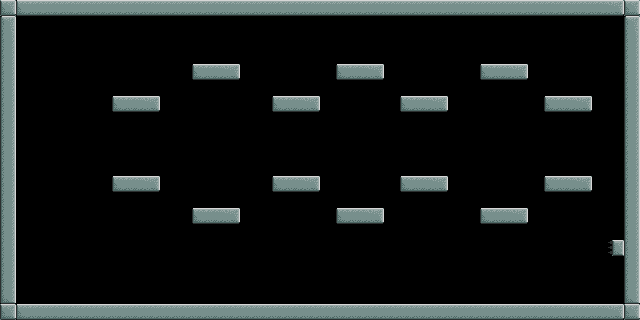

The image is a tile-based game level rendered from a .tmx file. Its description and source (layers, tilesets, objects; grid data summarised) follow:
An orthogonal 40x20 tile map with 16x16 px tiles, 1 tile layer (Tiles) and 41 objects (37x Laser, 3x Coin, End).

<map version="1.0" orientation="orthogonal" width="40" height="20" tilewidth="16" tileheight="16">
 <tileset firstgid="1" source="../images/tiles.tsx" />
 <layer name="Tiles" width="40" height="20" opacity="0.9">
  <data>[800 cells, 159 non-empty, 8 distinct tile ids]</data>
 </layer>
 <objectgroup name="" width="40" height="20">
  <object type="End" gid="30" x="592" y="288" />
  <object type="Laser" gid="41" x="592" y="256">
   <properties>
    <property name="ID" value="0" />
    <property name="reverted" value="0" />
    <property name="verticle" value="1" />
   </properties>
  </object>
  <object type="Coin" gid="40" x="128" y="272" />
  <object type="Coin" gid="40" x="496" y="160" />
  <object type="Coin" gid="40" x="208" y="160" />
  <object type="Laser" gid="41" x="576" y="256">
   <properties>
    <property name="ID" value="0" />
    <property name="reverted" value="0" />
    <property name="verticle" value="1" />
   </properties>
  </object>
  <object type="Laser" gid="41" x="544" y="256">
   <properties>
    <property name="ID" value="0" />
    <property name="reverted" value="0" />
    <property name="verticle" value="1" />
   </properties>
  </object>
  <object type="Laser" gid="41" x="560" y="256">
   <properties>
    <property name="ID" value="0" />
    <property name="reverted" value="0" />
    <property name="verticle" value="1" />
   </properties>
  </object>
  <object type="Laser" gid="41" x="496" y="256">
   <properties>
    <property name="ID" value="0" />
    <property name="reverted" value="0" />
    <property name="verticle" value="1" />
   </properties>
  </object>
  <object type="Laser" gid="41" x="480" y="256">
   <properties>
    <property name="ID" value="0" />
    <property name="reverted" value="0" />
    <property name="verticle" value="1" />
   </properties>
  </object>
  <object type="Laser" gid="41" x="512" y="256">
   <properties>
    <property name="ID" value="0" />
    <property name="reverted" value="0" />
    <property name="verticle" value="1" />
   </properties>
  </object>
  <object type="Laser" gid="41" x="528" y="256">
   <properties>
    <property name="ID" value="0" />
    <property name="reverted" value="0" />
    <property name="verticle" value="1" />
   </properties>
  </object>
  <object type="Laser" gid="41" x="400" y="256">
   <properties>
    <property name="ID" value="0" />
    <property name="reverted" value="0" />
    <property name="verticle" value="1" />
   </properties>
  </object>
  <object type="Laser" gid="41" x="384" y="256">
   <properties>
    <property name="ID" value="0" />
    <property name="reverted" value="0" />
    <property name="verticle" value="1" />
   </properties>
  </object>
  <object type="Laser" gid="41" x="432" y="256">
   <properties>
    <property name="ID" value="0" />
    <property name="reverted" value="0" />
    <property name="verticle" value="1" />
   </properties>
  </object>
  <object type="Laser" gid="41" x="416" y="256">
   <properties>
    <property name="ID" value="0" />
    <property name="reverted" value="0" />
    <property name="verticle" value="1" />
   </properties>
  </object>
  <object type="Laser" gid="41" x="368" y="256">
   <properties>
    <property name="ID" value="0" />
    <property name="reverted" value="0" />
    <property name="verticle" value="1" />
   </properties>
  </object>
  <object type="Laser" gid="41" x="448" y="256">
   <properties>
    <property name="ID" value="0" />
    <property name="reverted" value="0" />
    <property name="verticle" value="1" />
   </properties>
  </object>
  <object type="Laser" gid="41" x="464" y="256">
   <properties>
    <property name="ID" value="0" />
    <property name="reverted" value="0" />
    <property name="verticle" value="1" />
   </properties>
  </object>
  <object type="Laser" gid="41" x="176" y="256">
   <properties>
    <property name="ID" value="0" />
    <property name="reverted" value="0" />
    <property name="verticle" value="1" />
   </properties>
  </object>
  <object type="Laser" gid="41" x="288" y="256">
   <properties>
    <property name="ID" value="0" />
    <property name="reverted" value="0" />
    <property name="verticle" value="1" />
   </properties>
  </object>
  <object type="Laser" gid="41" x="192" y="256">
   <properties>
    <property name="ID" value="0" />
    <property name="reverted" value="0" />
    <property name="verticle" value="1" />
   </properties>
  </object>
  <object type="Laser" gid="41" x="240" y="256">
   <properties>
    <property name="ID" value="0" />
    <property name="reverted" value="0" />
    <property name="verticle" value="1" />
   </properties>
  </object>
  <object type="Laser" gid="41" x="208" y="256">
   <properties>
    <property name="ID" value="0" />
    <property name="reverted" value="0" />
    <property name="verticle" value="1" />
   </properties>
  </object>
  <object type="Laser" gid="41" x="272" y="256">
   <properties>
    <property name="ID" value="0" />
    <property name="reverted" value="0" />
    <property name="verticle" value="1" />
   </properties>
  </object>
  <object type="Laser" gid="41" x="320" y="256">
   <properties>
    <property name="ID" value="0" />
    <property name="reverted" value="0" />
    <property name="verticle" value="1" />
   </properties>
  </object>
  <object type="Laser" gid="41" x="304" y="256">
   <properties>
    <property name="ID" value="0" />
    <property name="reverted" value="0" />
    <property name="verticle" value="1" />
   </properties>
  </object>
  <object type="Laser" gid="41" x="144" y="256">
   <properties>
    <property name="ID" value="0" />
    <property name="reverted" value="0" />
    <property name="verticle" value="1" />
   </properties>
  </object>
  <object type="Laser" gid="41" x="256" y="256">
   <properties>
    <property name="ID" value="0" />
    <property name="reverted" value="0" />
    <property name="verticle" value="1" />
   </properties>
  </object>
  <object type="Laser" gid="41" x="336" y="256">
   <properties>
    <property name="ID" value="0" />
    <property name="reverted" value="0" />
    <property name="verticle" value="1" />
   </properties>
  </object>
  <object type="Laser" gid="41" x="352" y="256">
   <properties>
    <property name="ID" value="0" />
    <property name="reverted" value="0" />
    <property name="verticle" value="1" />
   </properties>
  </object>
  <object type="Laser" gid="41" x="160" y="256">
   <properties>
    <property name="ID" value="0" />
    <property name="reverted" value="0" />
    <property name="verticle" value="1" />
   </properties>
  </object>
  <object type="Laser" gid="41" x="224" y="256">
   <properties>
    <property name="ID" value="0" />
    <property name="reverted" value="0" />
    <property name="verticle" value="1" />
   </properties>
  </object>
  <object type="Laser" gid="41" x="128" y="256">
   <properties>
    <property name="ID" value="0" />
    <property name="reverted" value="0" />
    <property name="verticle" value="1" />
   </properties>
  </object>
  <object type="Laser" gid="41" x="32" y="256">
   <properties>
    <property name="ID" value="0" />
    <property name="reverted" value="0" />
    <property name="verticle" value="1" />
   </properties>
  </object>
  <object type="Laser" gid="41" x="96" y="256">
   <properties>
    <property name="ID" value="0" />
    <property name="reverted" value="0" />
    <property name="verticle" value="1" />
   </properties>
  </object>
  <object type="Laser" gid="41" x="80" y="256">
   <properties>
    <property name="ID" value="0" />
    <property name="reverted" value="0" />
    <property name="verticle" value="1" />
   </properties>
  </object>
  </objectgroup>
</map>
<!-- 4 of 41 objects omitted -->
